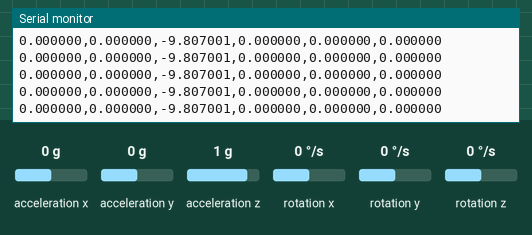
Simulated run of this sketch. Board: Arduino Uno, built with avr-gcc and run on an emulated ATmega328P. On the bench: the last lines printed to the serial monitor. The test bench sets the inputs (shaded band); at power-on: acceleration z 1 g, acceleration x 0 g, acceleration y 0 g, rotation y 0 °/s, rotation x 0 °/s, rotation z 0 °/s.

Above: at 1.2 s.
1.3 s: acceleration z set to -1.4 g
At 2.3 s:
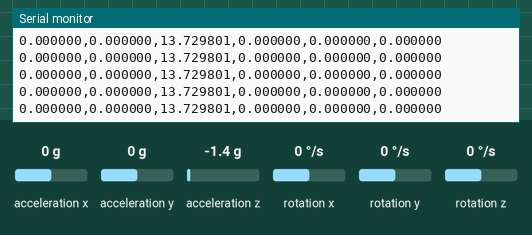
4.3 s: acceleration x set to -0.2 g
At 5.2 s:
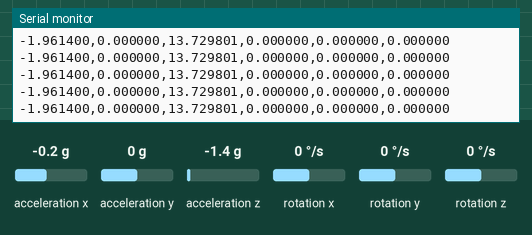
5.8 s: acceleration y set to 1.4 g
At 6.7 s:
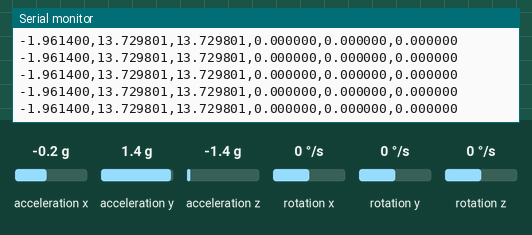
8.8 s: rotation y set to -2 °/s
At 9.5 s:
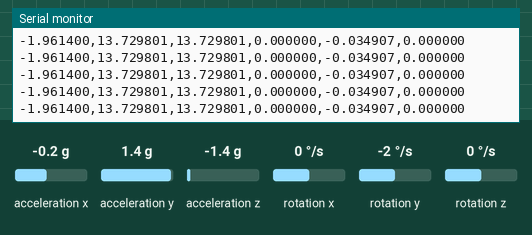

Measured:
- after the input at 1.3 s, the serial monitor: prints a new line at once (image 1)
- after the input at 4.3 s, the serial monitor: prints a new line at once (image 2)
- after the input at 5.8 s, the serial monitor: prints a new line at once (image 3)
- after the input at 8.8 s, the serial monitor: prints a new line at once (image 4)

The sketch:

sketch_feb02a.ino
```cpp
#include "MPU9250.h"

// an MPU9250 object with the MPU-9250 sensor on I2C bus 0 with address 0x68
MPU9250 IMU(Wire,0x68);
int status;

void setup() {
  // serial to display data
  Serial.begin(115200);
  while(!Serial) {}

  // start communication with IMU
  status = IMU.begin();
  if (status < 0) {
    Serial.println("IMU initialization unsuccessful");
    Serial.println("Check IMU wiring or try cycling power");
    Serial.print("Status: ");
    Serial.println(status);
    while(1) {}

  }
  IMU.setSrd(1);
  delay(10);
}

void loop() {
  IMU.readSensor();

  // display the data
  Serial.print(IMU.getAccelX_mss(),6);
  Serial.print(",");
  Serial.print(IMU.getAccelY_mss(),6);
  Serial.print(",");
  Serial.print(IMU.getAccelZ_mss(),6);
  Serial.print(",");
  Serial.print(IMU.getGyroX_rads(),6);
  Serial.print(",");
  Serial.print(IMU.getGyroY_rads(),6);
  Serial.print(",");
  Serial.print(IMU.getGyroZ_rads(),6);
  Serial.print("\n");
}
```
